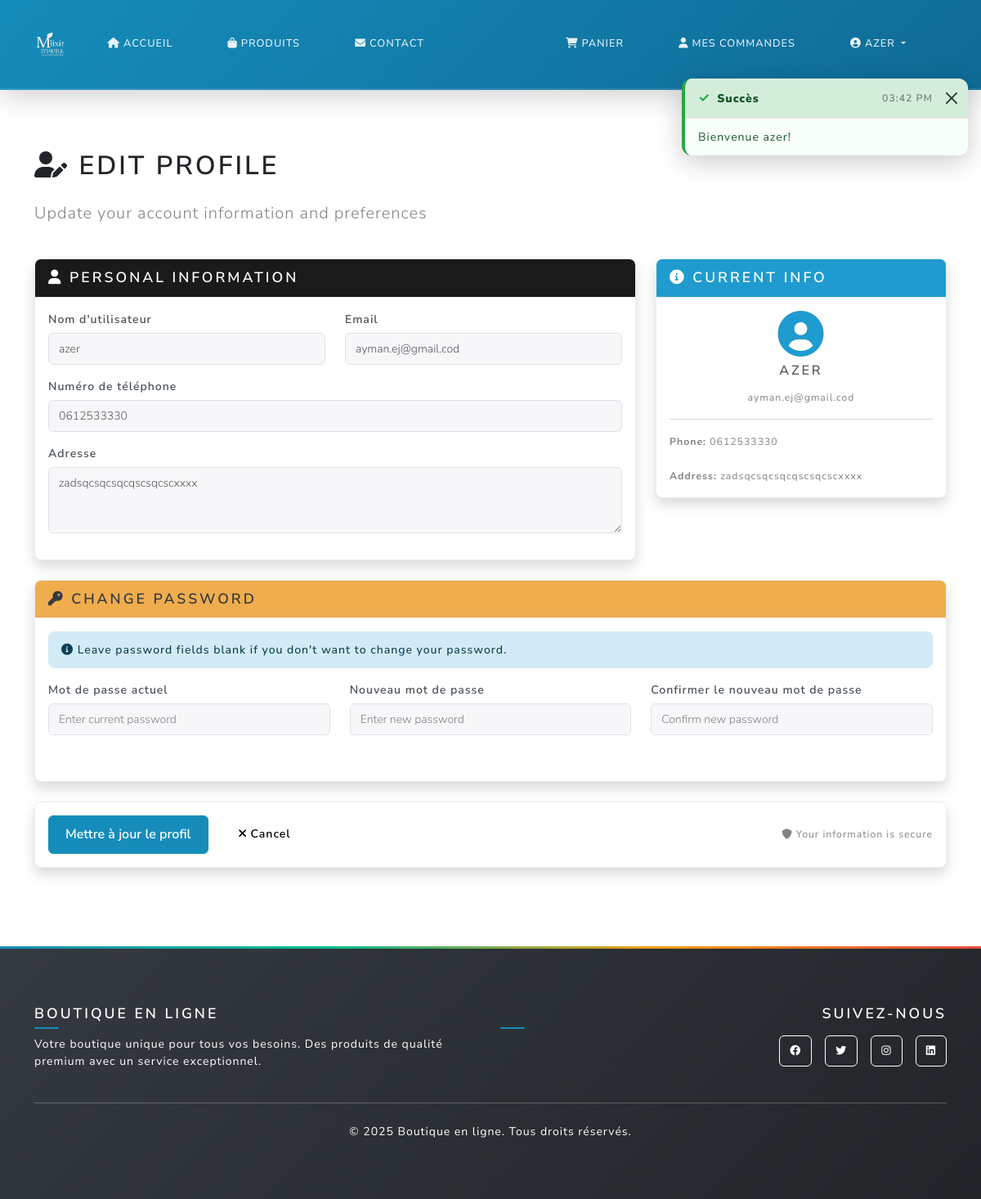
The page /profile/edit (signed in) on the database its author committed.
### main.py (models this page shows)
class User(UserMixin, db.Model):
    id = db.Column(db.Integer, primary_key=True)
    username = db.Column(db.String(80), unique=True, nullable=False)
    email = db.Column(db.String(120), unique=True, nullable=False)
    password_hash = db.Column(db.String(120), nullable=False)
    phone = db.Column(db.String(20), nullable=True)
    address = db.Column(db.Text, nullable=True)
    ville = db.Column(db.String(100), nullable=True)  # NEW FIELD
    code_postal = db.Column(db.String(10), nullable=True)  # NEW FIELD
    is_admin = db.Column(db.Boolean, default=False)
    orders = db.relationship('Order', backref='user', lazy=True)

### main.py (the view, shortened to what this page needs)
@app.route('/profile/edit', methods=['GET', 'POST'])
@login_required
def edit_profile():
    form = EditProfileForm(obj=current_user)
    return render_template('edit_profile.html', form=form)

### main.py (shortened to what this page needs)
class EditProfileForm(FlaskForm):
    username = StringField('Nom d\'utilisateur', validators=[DataRequired(), Length(min=4, max=20)])
    email = EmailField('Email', validators=[DataRequired(), Email()])
    phone = StringField('Numéro de téléphone', validators=[
        DataRequired(),
        Regexp(r'^\+?[\d\s\-\(\)]{10,20}$', message="Veuillez entrer un numéro de téléphone valide")
    ])
    address = TextAreaField('Adresse', validators=[DataRequired(), Length(min=10, max=500)])
    current_password = PasswordField('Mot de passe actuel')
    new_password = PasswordField('Nouveau mot de passe', validators=[Length(min=0, max=128)])
    confirm_password = PasswordField('Confirmer le nouveau mot de passe')
    submit = SubmitField('Mettre à jour le profil')

### main.py (called while the page is built, shortened)
@login_manager.user_loader
def load_user(user_id):
    return User.query.get(int(user_id))

@app.context_processor
def inject_toast_messages():
    toast_message = session.pop('toast_message', None)
    toast_type = session.pop('toast_type', None)
    return {
        'toast_message': toast_message,
        'toast_type': toast_type or 'info'
    }

@app.context_processor
def inject_cart_count():
    if current_user.is_authenticated:
        try:
            from sqlalchemy import inspect
            inspector = inspect(db.engine)
            if 'cart' in inspector.get_table_names():
                cart_count = Cart.query.filter_by(user_id=current_user.id).count()
                cart_total_quantity = db.session.query(db.func.sum(Cart.quantity))\
                    .filter_by(user_id=current_user.id).scalar() or 0
                return {
                    'cart_count': cart_count,
                    'cart_total_quantity': int(cart_total_quantity)
                }
        except Exception:
            pass
    return {'cart_count': 0, 'cart_total_quantity': 0}

def get_shipping_settings():
    settings = ShippingSettings.query.first()
    return settings

@app.context_processor
def inject_admin_stats():
    return {'unread_contacts_count': 0, 'pending_responses_count': 0}

### templates/edit_profile.html (shortened to what this page needs)
{% extends "base.html" %}
{% block content %}
<div style="padding-top: 80px;"></div>
<div style="padding-top: 80px;"></div>
<div class="container py-4">
  <div class="row">
    <div class="col-12">
      <h1 class="mb-4"><i class="fas fa-user-edit"></i> Edit Profile</h1>
      <p class="lead text-muted">Update your account information and preferences</p>
    </div>
  </div>
  <form method="POST" id="editProfileForm" novalidate>
    <div class="row mb-4">
      <div class="col-md-8">
        <div class="card shadow">
          <div class="card-header bg-primary text-white">
            <h5 class="mb-0"><i class="fas fa-user"></i> Personal Information</h5>
          </div>
          <div class="card-body">
            <div class="row mb-3">
              <div class="col-md-6">
                {{ form.username.label(class="form-label fw-bold") }}
                {{ form.username(class="form-control") }}
              </div>
              <div class="col-md-6">
                {{ form.email.label(class="form-label fw-bold") }}
                {{ form.email(class="form-control") }}
              </div>
            </div>
            <div class="mb-3">
              {{ form.phone.label(class="form-label fw-bold") }}
              {{ form.phone(class="form-control", placeholder="+1 234 567 8900") }}
            </div>
            <div class="mb-3">
              {{ form.address.label(class="form-label fw-bold") }}
              {{ form.address(class="form-control", rows="3", placeholder="Enter your complete address") }}
            </div>
          </div>
        </div>
      </div>
      <div class="col-md-4">
        <div class="card shadow">
          <div class="card-header bg-info text-white">
            <h5 class="mb-0"><i class="fas fa-info-circle"></i> Current Info</h5>
          </div>
          <div class="card-body">
            <div class="text-center mb-3">
              <i class="fas fa-user-circle fa-4x text-info mb-2"></i>
              <h6>{{ current_user.username }}</h6>
              <small class="text-muted">{{ current_user.email }}</small>
            </div>
            <hr>
            <small class="text-muted">
              <strong>Phone:</strong> {{ current_user.phone or 'Not provided' }}<br><br>
              <strong>Address:</strong> {{ current_user.address or 'Not provided' }}
            </small>
          </div>
        </div>
      </div>
    </div>
    <div class="row mb-4">
      <div class="col-12">
        <div class="card shadow">
          <div class="card-header bg-warning text-dark">
            <h5 class="mb-0"><i class="fas fa-key"></i> Change Password</h5>
          </div>
          <div class="card-body">
            <div class="alert alert-info">
              <i class="fas fa-info-circle"></i>
              Leave password fields blank if you don't want to change your password.
            </div>
            <div class="row">
              <div class="col-md-4">
                {{ form.current_password.label(class="form-label fw-bold") }}
                {{ form.current_password(class="form-control", placeholder="Enter current password") }}
              </div>
              <div class="col-md-4">
                {{ form.new_password.label(class="form-label fw-bold") }}
                {{ form.new_password(class="form-control", placeholder="Enter new password") }}
              </div>
              <div class="col-md-4">
                {{ form.confirm_password.label(class="form-label fw-bold") }}
                {{ form.confirm_password(class="form-control", placeholder="Confirm new password") }}
              </div>
            </div>
          </div>
        </div>
      </div>
    </div>
    <div class="row mb-4">
      <div class="col-12">
        <div class="card shadow">
          <div class="card-body">
            <div class="d-flex justify-content-between align-items-center">
              <div>
                {{ form.submit(class="btn btn-primary btn-lg me-3") }}
                <a href="{{ url_for('profile') }}" class="btn btn-secondary">
                  <i class="fas fa-times"></i> Cancel
                </a>
              </div>
              <small class="text-muted">
                <i class="fas fa-shield-alt"></i> Your information is secure
              </small>
            </div>
          </div>
        </div>
      </div>
    </div>
  </form>
</div>
{% endblock %}

### templates/base.html (shortened to what this page needs)
<!DOCTYPE html>
<html lang="fr">
  <head>
    <link
      href="https://cdn.jsdelivr.net/npm/bootswatch@5.3.2/dist/lux/bootstrap.min.css"
      rel="stylesheet"
    />
    <link
      href="https://cdnjs.cloudflare.com/ajax/libs/font-awesome/6.0.0/css/all.min.css"
      rel="stylesheet"
    />
    <link
      href="{{ url_for('static', filename='css/style.css') }}"
      rel="stylesheet"
    />
  </head>
  <body>
    <nav class="navbar navbar-expand-lg navbar-dark {% if request.endpoint in ['home', 'contact'] %}navbar-transparent{% else %}navbar-solid{% endif %}" id="mainNavbar">
      <div class="container">
        <a class="navbar-brand d-flex align-items-center fw-bold" href="{{ url_for('home') }}">
          <img src="{{ url_for('static', filename='img/image1.png') }}"
               alt="E-SHOP Logo"
               style="height:40px; width:auto; border-radius:8px;">
        </a>
        <div class="collapse navbar-collapse" id="navbarNav">
          <ul class="navbar-nav me-auto">
            <li class="nav-item">
              <a class="nav-link" href="{{ url_for('home') }}">
                <i class="fas fa-home me-1"></i>Accueil
              </a>
            </li>
            <li class="nav-item">
              <a class="nav-link" href="{{ url_for('products') }}">
                <i class="fas fa-shopping-bag me-1"></i>Produits
              </a>
            </li>
            <li class="nav-item">
              <a class="nav-link" href="{{ url_for('contact') }}">
                <i class="fas fa-envelope me-1"></i>Contact
              </a>
            </li>
          </ul>
          <ul class="navbar-nav">
            {% if current_user.is_authenticated %}
              <li class="nav-item">
                <a class="nav-link position-relative" href="{{ url_for('cart') }}">
                  <i class="fas fa-shopping-cart me-1"></i>Panier
                </a>
              </li>
              <li class="nav-item">
                <a class="nav-link" href="{{ url_for('dashboard') }}">
                  <i class="fas fa-user me-1"></i>Mes commandes
                </a>
              </li>
              <li class="nav-item dropdown">
                <a class="nav-link dropdown-toggle" href="#" role="button" data-bs-toggle="dropdown">
                  <i class="fas fa-user-circle me-1"></i>{{ current_user.username }}
                </a>
              </li>
            {% endif %}
          </ul>
        </div>
      </div>
    </nav>
    <main>{% block content %}{% endblock %}</main>
    <footer class="bg-dark text-white py-5 mt-5">
      <div class="container">
        <div class="row">
          <div class="col-md-6">
            <h5 class="fw-bold mb-3">Boutique en ligne</h5>
            <p class="text-white">
              Votre boutique unique pour tous vos besoins. Des produits de qualité
              premium avec un service exceptionnel.
            </p>
          </div>
          <div class="col-md-6 text-md-end">
            <h5 class="fw-bold mb-3">Suivez-nous</h5>
            <div class="d-flex justify-content-md-end gap-3">
              <a href="#" class="btn btn-outline-light btn-sm">
                <i class="fab fa-facebook"></i>
              </a>
              <a href="#" class="btn btn-outline-light btn-sm">
                <i class="fab fa-twitter"></i>
              </a>
              <a href="#" class="btn btn-outline-light btn-sm">
                <i class="fab fa-instagram"></i>
              </a>
              <a href="#" class="btn btn-outline-light btn-sm">
                <i class="fab fa-linkedin"></i>
              </a>
            </div>
          </div>
        </div>
        <hr class="my-4" />
        <div class="text-center">
          <p class="text-white mb-0">
            &copy; <span id="year"></span> Boutique en ligne. Tous droits réservés.
          </p>
        </div>
      </div>
    </footer>
    <div class="toast-container position-fixed end-0 p-3" style="z-index: 1045; top: 80px;" id="toastContainer">
    </div>
  </body>
</html>

### static/css/style.css (style rules this page uses)
:root { --bs-blue: #158cba; --bs-indigo: #6610f2; --bs-purple: #6f42c1; --bs-pink: #e83e8c; --bs-red: #e74c3c; --bs-orange: #fd7e14; --bs-yellow: #f39c12; --bs-green: #00bc8c; --bs-teal: #20c997; --bs-cyan: #17a2b8; --bs-white: #fff; --bs-gray: #6c757d; --bs-gray-dark: #343a40; --bs-gray-100: #f8f9fa; --bs-gray-200: #e9ecef; --bs-gray-300: #dee2e6; --bs-gray-400: #ced4da; --bs-gray-500: #adb5bd; --bs-gray-600: #6c757d; --bs-gray-700: #495057; --bs-gray-800: #343a40; --bs-gray-900: #212529; --bs-primary: #158cba; --bs-secondary: #f8f9fa; --bs-success: #00bc8c; --bs-info: #3498db; --bs-warning: #f39c12; --bs-danger: #e74c3c; --bs-light: #f8f9fa; --bs-dark: #343a40; }
body { font-family: "Nunito Sans", -apple-system, BlinkMacSystemFont, "Segoe UI", Roboto, "Helvetica Neue", Arial, sans-serif; font-size: 0.875rem; font-weight: 400; line-height: 1.5; color: #495057; background-color: #fff; }
h1, h2, h3, h4, h5, h6 { color: #212529; font-weight: 600; margin-bottom: 0.75rem; }
h1 { font-size: 2rem; }
h5 { font-size: 1.1rem; }
h6 { font-size: 1rem; }
.navbar { position: sticky; top: 0; z-index: 1030; padding: 0.3rem 0; background: linear-gradient(135deg, var(--bs-primary) 0%, #0f6b96 100%) !important; border-bottom: 2px solid rgba(255, 255, 255, 0.1); transition: all 0.4s cubic-bezier(0.4, 0, 0.2, 1); min-height: auto; -webkit-transition: all 0.4s cubic-bezier(0.4, 0, 0.2, 1); -moz-transition: all 0.4s cubic-bezier(0.4, 0, 0.2, 1); -ms-transition: all 0.4s cubic-bezier(0.4, 0, 0.2, 1); -o-transition: all 0.4s cubic-bezier(0.4, 0, 0.2, 1); }
main { position: relative; }
body { scroll-behavior: smooth; }
.navbar-brand { font-weight: 700; font-size: 1.2rem; color: white !important; text-shadow: 0 1px 3px rgba(0, 0, 0, 0.2); transition: all 0.4s cubic-bezier(0.4, 0, 0.2, 1); }
.navbar-nav .nav-link { font-weight: 500; font-size: 0.8rem; color: rgba(255, 255, 255, 0.9) !important; transition: all 0.4s cubic-bezier(0.4, 0, 0.2, 1); padding: 0.3rem 0.6rem; border-radius: 0.25rem; margin: 0 0.1rem; }
.navbar-nav .nav-link i { font-size: 0.8rem; transition: font-size 0.4s cubic-bezier(0.4, 0, 0.2, 1); }
.btn { border-radius: 0.375rem; font-weight: 600; text-transform: none; transition: all 0.15s ease-in-out; padding: 0.5rem 1rem; font-size: 0.875rem; border-width: 1px; }
.btn-sm { padding: 0.375rem 0.75rem; font-size: 0.8125rem; }
.btn-lg { padding: 0.675rem 1.25rem; font-size: 1rem; }
.btn-primary { background-color: var(--bs-primary); border-color: var(--bs-primary); }
.card { border: 1px solid var(--bs-gray-200); border-radius: 0.5rem; box-shadow: 0 2px 8px rgba(0, 0, 0, 0.08); background-color: white; transition: all 0.3s ease; overflow: hidden; }
.card-body { padding: 1rem; }
.card-header { background-color: var(--bs-gray-100); border-bottom: 1px solid var(--bs-gray-200); font-weight: 600; padding: 0.75rem 1rem; font-size: 0.9rem; }
footer { background: linear-gradient(135deg, var(--bs-gray-800) 0%, var(--bs-gray-900) 100%); color: white; margin-top: auto; padding: 3rem 0 1.5rem; position: relative; overflow: hidden; }
footer::before { content: ''; position: absolute; top: 0; left: 0; right: 0; height: 3px; background: linear-gradient(90deg, var(--bs-primary), var(--bs-success), var(--bs-warning), var(--bs-danger)); }
footer h5 { color: white; font-weight: 600; font-size: 1.1rem; margin-bottom: 1rem; position: relative; }
footer h5::after { content: ''; position: absolute; bottom: -0.5rem; left: 0; width: 30px; height: 2px; background-color: var(--bs-primary); border-radius: 1px; }
footer p { color: var(--bs-gray-300); font-size: 0.875rem; line-height: 1.5; margin-bottom: 1rem; }
footer a { color: var(--bs-gray-300); text-decoration: none; transition: all 0.3s ease; font-size: 0.875rem; }
.form-control { border-radius: 0.375rem; border: 1px solid var(--bs-gray-300); transition: border-color 0.15s ease-in-out, box-shadow 0.15s ease-in-out; padding: 0.5rem 0.75rem; font-size: 0.875rem; }
.form-label { font-weight: 600; color: var(--bs-gray-700); font-size: 0.875rem; margin-bottom: 0.375rem; }
.alert { border-radius: 0.5rem; border: none; font-weight: 500; padding: 0.75rem 1rem; font-size: 0.875rem; }
.container { padding-top: 1.5rem; padding-bottom: 1.5rem; }
.row { margin-bottom: 1.5rem; }
.col-md-4, .col-lg-4, .col-xl-4 { margin-bottom: 1rem; }
.fade-in { animation: fadeIn 0.4s ease-out; }

### rows shown on the page
User: username "AZER", username "azer", email "ayman.ej@gmail.cod", phone "0612533330", address "zadsqcsqcsqcqscsqcscxxxx"
